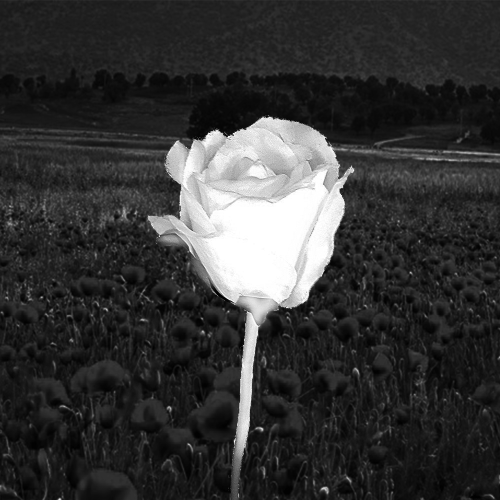
#> input picture input/flower_input.jpg, 1000 x 1000 px (shown at 1/2 size)
$ python 1.py
#> lines starting #> are read from the running program, lines starting #| are printed output that depends on the picture; after the words box and inside, x2 and y2 are one past the last pixel; in counts of white or black regions, pixels touching at a corner belong together
import cv2 as cv
import numpy as np

img = cv.imread("input/flower_input.jpg")
#> img is the input picture: shape (1000, 1000, 3); min 0, max 255, mean 53.3
img = cv.resize(img, (500,500))
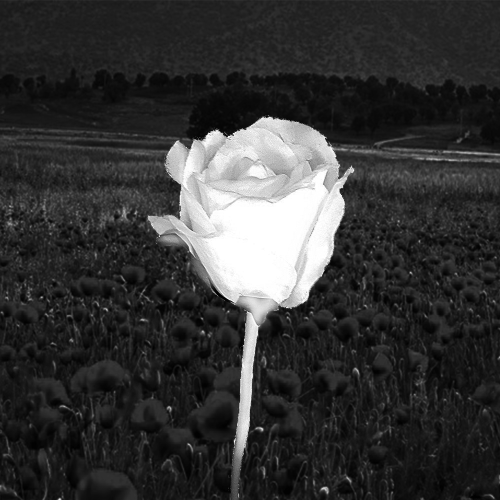
#> img: shape (500, 500, 3); min 0, max 255, mean 53.4

# grayscale
gray = cv.cvtColor(img, cv.COLOR_BGR2GRAY)

# canny
canned = cv.Canny(gray, 100, 200)
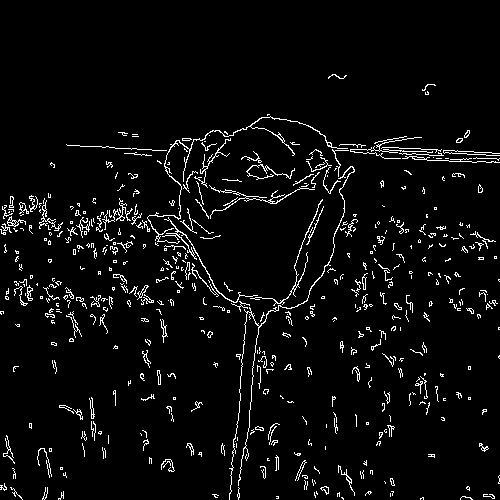
#> canned: shape (500, 500); 4.4% white in thin lines or dots, all inside (x1, y1, x2, y2) = (0, 74, 500, 500)

# dilate to close holes in lines
kernel = np.ones((3,3),np.uint8)
mask = cv.dilate(canned, kernel, iterations = 1)
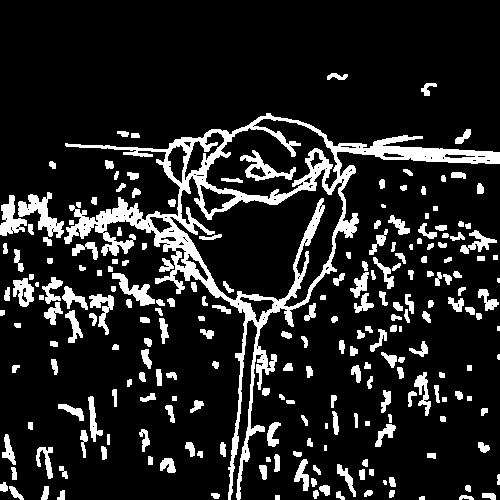
#> mask: shape (500, 500); 13.9% white; 229 white regions (9 under 20 px)

# find contours
contours, _ = cv.findContours(mask, cv.RETR_TREE, cv.CHAIN_APPROX_SIMPLE)
#> contours = 333 contours, 117 with area under 20; largest, box (x1, y1, x2, y2) and area: (64, 113, 500, 500) 34672, (169, 168, 344, 308) 12490, (205, 118, 338, 200) 6324, (18, 192, 64, 238) 730, (184, 131, 225, 181) 674

# find big contours
biggestContours = None
biggestArea = 0
for c in contours:
    area = cv.contourArea(c)
    if area > biggestArea:
        biggestArea = area
        biggestContours = c
#> this loop made 333 passes
#> (area, biggestArea) on passes 2, 4, 11, 12, 26, 28, 67, 81, 144, 156, 163, 219: (37.5, 37.5), (60, 60), (62.5, 62.5), (77, 77), (160, 160), (198.5, 198.5), (228.5, 228.5), (244.5, 244.5), (323, 323), (369, 369), (436, 436), (497.5, 497.5)
#> area on passes 5 to 10: 31, 34.5, 28.5, 34, 30, 41
#> after the loop, biggestArea = 34672; biggestContours = contour of 1311 points, box (x1, y1, x2, y2) (64, 113, 500, 500), area 34672

# draw contours
cropMask = np.zeros_like(mask)
cv.drawContours(cropMask, [biggestContours], -1, (255), -1)
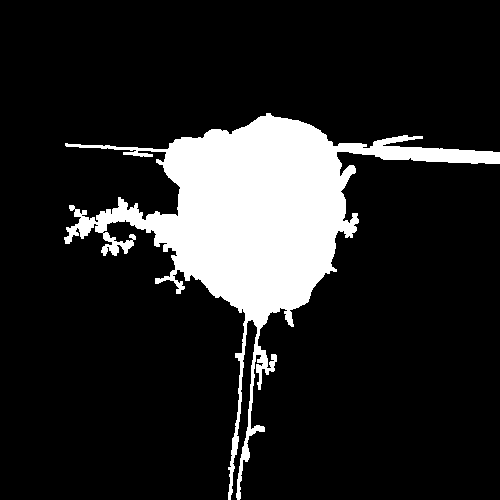
#> cropMask: shape (500, 500); 14.5% white; 1 white region, box (x1, y1, x2, y2) and area: (64, 113, 500, 500) 36234

# fill in holes
# inverted
inverted = cv.bitwise_not(cropMask)
#> inverted: shape (500, 500); 85.5% white; 1 black region

# contours again
contours, _ = cv.findContours(inverted, cv.RETR_TREE, cv.CHAIN_APPROX_SIMPLE)
#> contours = 6 contours; box (x1, y1, x2, y2) and area: (0, 0, 500, 500) 140283, (240, 152, 500, 500) 70358, (231, 320, 257, 500) 1105, (100, 231, 135, 257) 444, (128, 233, 137, 241) 40, (68, 204, 76, 212) 39

# find small contours
smallContours = []
for c in contours:
    area = cv.contourArea(c)
    if area < 25000:
        print(area)
        smallContours.append(c)
#> this loop made 6 passes
#> area on passes 1 to 6: 1105, 70358, 140283, 40.5, 443.5, 39
#| 1105.0
#| 40.5
#| 443.5
#| 39.0
#> after the loop, smallContours = 4 contours; box (x1, y1, x2, y2) and area: (231, 320, 257, 500) 1105, (100, 231, 135, 257) 444, (128, 233, 137, 241) 40, (68, 204, 76, 212) 39

# draw on mask
cv.drawContours(cropMask, smallContours, -1, (255), -1)
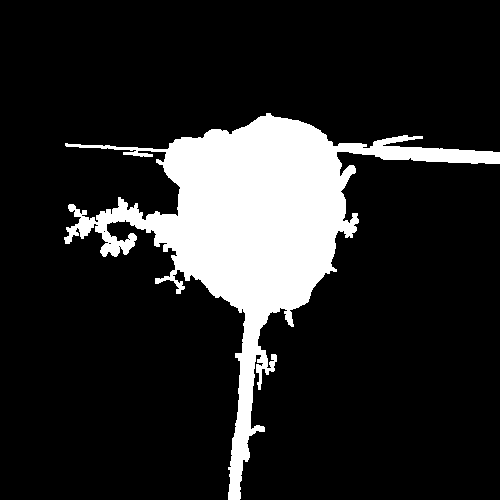
#> cropMask: shape (500, 500); 15.1% white; 1 white region, box (x1, y1, x2, y2) and area: (64, 113, 500, 500) 37704

# opening + median blur to smooth jaggies
pieceChoosedMask = cv.erode(cropMask, kernel, iterations = 1)
#> pieceChoosedMask: shape (500, 500); 13.7% white; 12 white regions (3 under 20 px), largest, box (x1, y1, x2, y2) and area: (66, 114, 500, 500) 33456, (101, 232, 136, 256) 362, (65, 217, 95, 243) 262
pieceChoosedMask = cv.dilate(pieceChoosedMask, kernel, iterations = 1)
pieceChoosedMask = cv.medianBlur(pieceChoosedMask, 5)
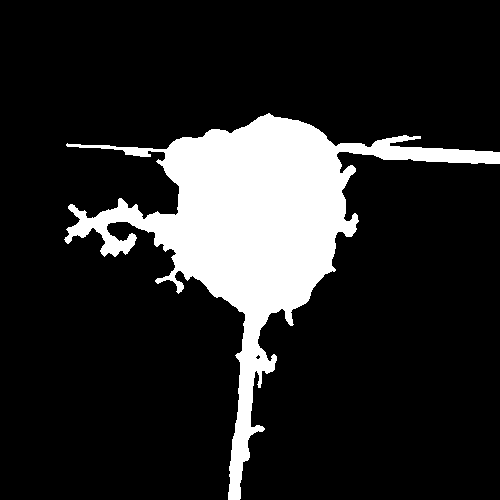
#> pieceChoosedMask: shape (500, 500); 15.1% white; 1 white region, box (x1, y1, x2, y2) and area: (64, 113, 500, 500) 37849

# crop image
crop = np.zeros_like(img)
crop[pieceChoosedMask == 255] = img[pieceChoosedMask == 255]
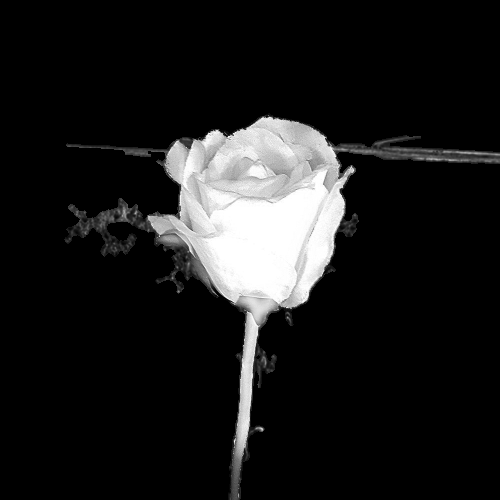
#> crop: shape (500, 500, 3); min 0, max 255, mean 27.2

# show
cv.imwrite("output/cropped.jpg", crop)
cv.imshow("cropped", crop)
cv.waitKey()
